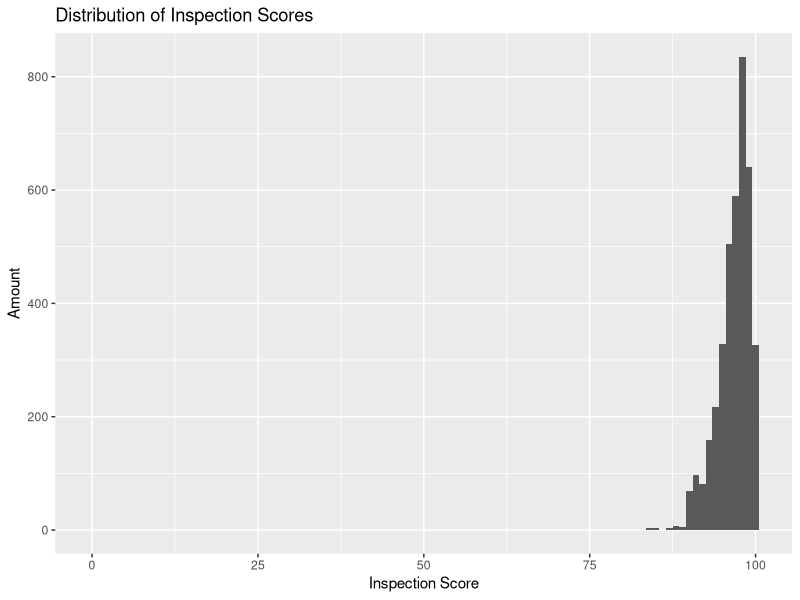
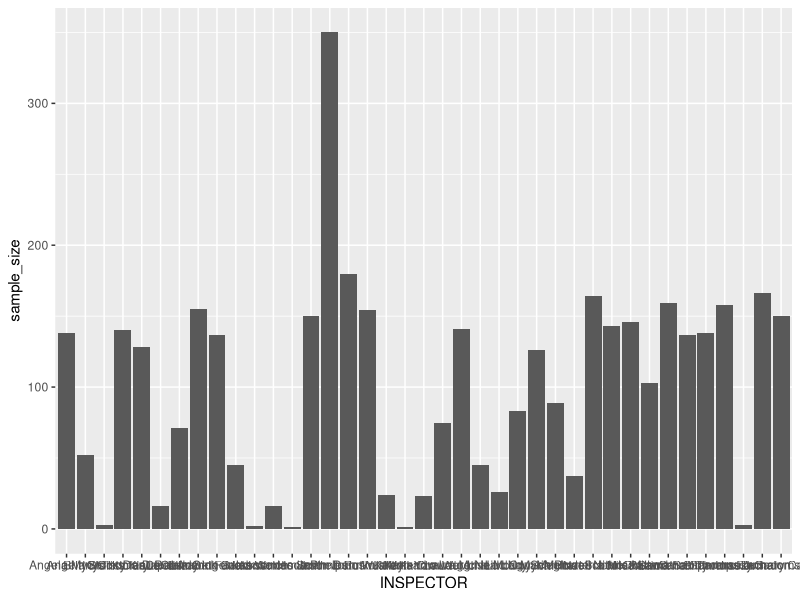
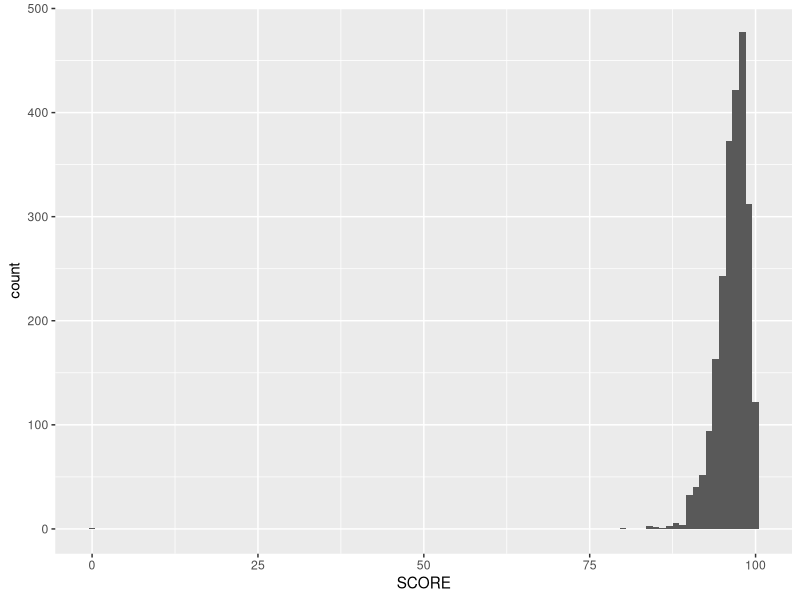

Reproduce these figures in R, in order.
## ---- chunk 1
library(tidyverse)
library(lubridate)

## ---- chunk 2
data = read_csv(here::here("restaurant_inspections.csv"))
## ---- chunk 3
head(data)
## ---- chunk 4
ggplot(data, aes(x=SCORE)) +
  geom_histogram(binwidth=1) +
  labs(title= "Distribution of Inspection Scores" ,
     y = "Amount" ,
     x = "Inspection Score")
## ---- chunk 5
data = data |>
  mutate(DATE_ = as.Date(DATE_)) |>
  mutate(DATE_ = format(DATE_, "%Y")) 

average_scores_by_year = data |>
  group_by(DATE_) |>
  summarize(mean_score = mean(SCORE)) |>
  ungroup()

print(average_scores_by_year, n = 1000)
## ---- chunk 6
data = data |>
  mutate(CITY = str_to_upper(CITY)) |>
  mutate(CITY = recode(CITY,
                       "HOLLY SPRINGS" = "HOLLY SPRINGS",
                       "HOLLY SPRING" = "HOLLY SPRINGS",
                       "FUQUAY VARINA" = "FUQUAY VARINA",
                       "FUQUAY-VARINA" = "FUQUAY VARINA", 
                       "MORRISVILLE" = "MORRISVILLE", 
                       "MORRISVILE" = "MORRISVILLE")) 
average_scores_by_city = data |>
  group_by(CITY) |>
  summarize(mean_score = mean(SCORE)) |>
  ungroup()

print(average_scores_by_city, n=1000)

## ---- chunk 7
average_scores_by_inspector = data |>
  group_by(INSPECTOR) |>
  summarize(mean_score = mean(SCORE)) |>
  ungroup()
  
print(average_scores_by_inspector, n=1000)

## ---- chunk 8
average_scores_by_inspector = data |>
  group_by(INSPECTOR) |>
  summarize(
    mean_score = mean(SCORE),
    sample_size = n()
  ) |>
  ungroup()

print(average_scores_by_inspector, n=1000)
## ---- chunk 9
ggplot(average_scores_by_inspector, aes(x = INSPECTOR, y = sample_size)) +
  geom_col()
## ---- chunk 10
average_scores_by_facility = data  |>
  group_by(FACILITYTYPE) |>
  summarize(mean_score = mean(SCORE)) |>
  ungroup()

print(average_scores_by_facility)
## ---- chunk 11

restaurants_data = data |>
  filter(FACILITYTYPE == "Restaurant")

ggplot(restaurants_data, aes(x=SCORE)) +
  geom_histogram(binwidth=1) 
labs(title= "Distribution of Inspection Scores" ,
     y = "Amount" ,
     x = "Inspection Score")
## ---- chunk 12
data = data |>
  filter(FACILITYTYPE == "Restaurant") 
  
average_scores_by_year = data |>
  group_by(DATE_) |>
  summarize(mean_score = mean(SCORE)) |>
  ungroup()

print(average_scores_by_year, n = 1000)
## ---- chunk 13

restaurants_data = data |>
  filter(FACILITYTYPE == "Restaurant")

average_scores_by_city_restaurants = restaurants_data |>
  mutate(CITY = str_to_upper(CITY)) |>
  mutate(CITY = recode(CITY,
                       "HOLLY SPRINGS" = "HOLLY SPRINGS",
                       "HOLLY SPRING" = "HOLLY SPRINGS",
                       "FUQUAY VARINA" = "FUQUAY VARINA",
                       "FUQUAY-VARINA" = "FUQUAY VARINA", 
                       "MORRISVILLE" = "MORRISVILLE", 
                       "MORRISVILE" = "MORRISVILLE")) 

average_scores_by_city_restaurants = restaurants_data |>
  group_by(CITY) |>
  summarize(mean_score = mean(SCORE)) |>
  ungroup()

print(average_scores_by_city_restaurants, n=1000)
## ---- chunk 14
restaurants_data = data |>
  filter(FACILITYTYPE == "Restaurant")

average_scores_by_inspector_restaurants = restaurants_data |>
  group_by(INSPECTOR) |>
  summarize(mean_score = mean(SCORE)) |>
  ungroup()
  
print(average_scores_by_inspector_restaurants, n=1000)
## ---- chunk 15
restaurants_data = data |>
  filter(FACILITYTYPE == "Restaurant")

average_scores_by_inspector_restaurants = restaurants_data |>
  group_by(INSPECTOR) |>
  summarize(
    mean_score = mean(SCORE),
    sample_size = n()
  ) |>
  ungroup()

print(average_scores_by_inspector_restaurants, n=1000)
